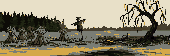
#> input picture assets/biomes/b_pole_arena.png, 170 x 56 px
$ python -i build_assets.py   (imports and definitions only)
#> lines starting #> are read from the running program, lines starting #| are printed output that depends on the picture
#> `mask = Image.new('L', (128, 64), 0)`: mask: PIL image 128x64 L; every value is 0
#> further down, picture is the input picture: PIL image 170x56 RGBA; mean R, G, B, A 138.8, 131.7, 108.7, 255
"""Собирает атлас окружения из скачанных CC0-паков.

Источники (в репозиторий не входят, лежат в папке SRC):
  isometric_trees_pack.zip (rubberduck) -> trees/
  wooden_buildings_01.png (rubberduck)
  sbs_-_isometric_overworld_pack_-_small.zip (Screaming Brain Studios) -> sbs/
  watchtower_wooden_full_size.png (feudalwars)

Запуск: python3 tools/build_assets.py /путь/к/SRC
Результат: assets/env/atlas.png и assets/env/atlas.js
"""
import sys, os, json
from PIL import Image, ImageEnhance, ImageDraw

SRC = sys.argv[1]
OUT = os.path.join(os.path.dirname(__file__), '..', 'assets', 'env')
TW, TH = 40, 20  # размер изометрического тайла в игре

def grade(im):
    """Мрачная фолк-гамма: приглушить цвет, чуть темнее и контрастнее."""
    rgb = im.convert('RGB')
    rgb = ImageEnhance.Color(rgb).enhance(0.78)
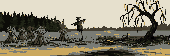
#> rgb: PIL image 170x56 RGB; mean R, G, B 136.8, 131.4, 113.3
    rgb = ImageEnhance.Brightness(rgb).enhance(0.88)
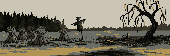
#> rgb: PIL image 170x56 RGB; mean R, G, B 120, 115.3, 99.3
    rgb = ImageEnhance.Contrast(rgb).enhance(1.12)
    out = rgb.convert('RGBA'); out.putalpha(im.getchannel('A')); return out

def tint(im, mul):
    r, g, b, a = im.split()
    r = r.point(lambda v: int(v * mul[0])); g = g.point(lambda v: int(v * mul[1])); b = b.point(lambda v: int(v * mul[2]))
    return Image.merge('RGBA', (r, g, b, a))

sprites = {}  # name -> (RGBA image, anchor x, anchor y)

# ---------- тайлы земли ----------
SBS = os.path.join(SRC, 'sbs', 'Overworld - Small', 'Flat')
# [2 lines not run here, left out]
mask = Image.new('L', (128, 64), 0)
# [1 line not run here, left out]
TILES = {
    'field': [('T1', 0), ('T1', 1), ('T1', 2)],
    'opushka': [('F', 9), ('F', 10), ('F', 11)],
    'shore': [('F', 3), ('F', 4)],
    'water': [('W', 13), ('W', 16)],
    'chascha': [('F', 6), ('F', 7), ('F', 16)],
    'dubrava': [('F', 0), ('F', 1), ('F', 2)],
    'kurgany': [('T1', 16), ('T1', 17), ('T1', 11)],
    'gory': [('T3', 3), ('T3', 4), ('T3', 13)],
    'koschei': [('W', 8), ('W', 11), ('T3', 12)],
    'kremlin': [('T1', 6), ('T1', 7)],
    'posad': [('T1', 3), ('T1', 4), ('T1', 5)],
    'road': [('T2', 9), ('T2', 10)],
}
# [9 lines not run here, left out]

# ---------- деревья (70-75 под CC-BY-SA, их не берём) ----------
TREES = {'birch': ([12, 13, 14], 52), 'spruce': ([21, 22, 24, 26, 27, 29], 58), 'oak': ([76, 77, 79, 81, 83, 84], 54),
         'autumn': ([3, 6, 9], 52), 'dead': ([47, 49, 52, 55, 58, 61, 64, 67], 48), 'bush': ([15, 16, 18, 30, 33, 36], 22)}
TD = os.path.join(SRC, 'trees', 'single')
# [15 lines not run here, left out]
HOUSES = {'shed_a': (0, 0, 56), 'shed_b': (0, 3, 56), 'thatch_a': (1, 0, 76), 'thatch_b': (1, 2, 76),
          'porch_a': (2, 1, 76), 'porch_b': (2, 3, 76), 'big_a': (3, 0, 92), 'big_b': (3, 2, 92)}
# [6 lines not run here, left out]
# [1 line that did not run here, left out]
# [1 line that did not run here, left out]

# ---------- общая палитра и жёсткие края ----------
# [1 line that did not run here, left out]
# [1 line that did not run here, left out]
# [1 line not run here, left out]
# [1 line that did not run here, left out]
def pixelize(im):
    q = im.convert('RGB').quantize(palette=pal, dither=Image.Dither.NONE).convert('RGBA')
    q.putalpha(im.getchannel('A').point(lambda v: 255 if v > 200 else (110 if v > 60 else 0)))
    return q

# ---------- упаковка в атлас ----------
items = sorted(sprites.items(), key=lambda kv: -kv[1][0].height)
AW = 1024; x = y = row_h = 0; place = {}
# [3 lines not run here, left out]
atlas = Image.new('RGBA', (AW, y + row_h), (0, 0, 0, 0))
# [8 lines not run here, left out]

>>> from PIL import Image
>>> picture = Image.open('../assets/biomes/b_pole_arena.png')
>>> result = grade(picture)
